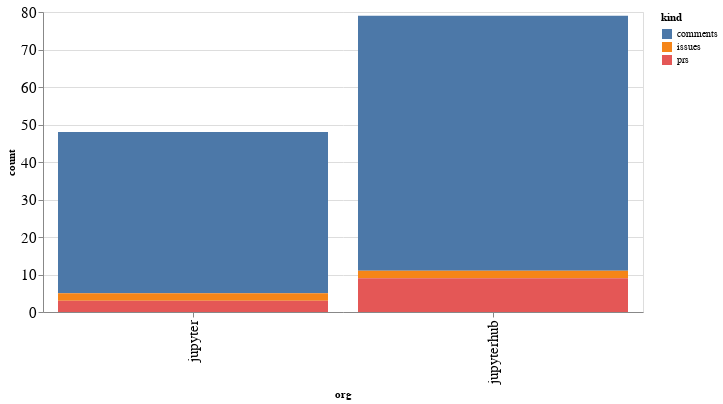

The cell this chart's notebook holds for it:
### Code cell
alt.Chart(org_summaries, width=600).mark_bar().encode(
    x='org',
    y='count',
    color='kind',
    tooltip="org"
)

### Figure 1 — Vega-Lite specification as saved in the notebook (floating-point values rounded to 4 significant figures)
{"config": {"axisLeft": {"labelFontSize": 15}, "axisBottom": {"labelFontSize": 15}}, "data": {"name": "data-932a37f25942b6a72c72a57fd7d9dc2e"}, "mark": "bar", "encoding": {"color": {"type": "nominal", "field": "kind"}, "tooltip": {"type": "nominal", "field": "org"}, "x": {"type": "nominal", "field": "org"}, "y": {"type": "quantitative", "field": "count"}}, "width": 600, "$schema": "https://vega.github.io/schema/vega-lite/v4.8.1.json", "datasets": {"data-932a37f25942b6a72c72a57fd7d9dc2e": [{"org": "jupyter", "kind": "comments", "count": 43}, {"org": "jupyter", "kind": "issues", "count": 2}, {"org": "jupyter", "kind": "prs", "count": 3}, {"org": "jupyterhub", "kind": "comments", "count": 68}, {"org": "jupyterhub", "kind": "issues", "count": 2}, {"org": "jupyterhub", "kind": "prs", "count": 9}]}}
